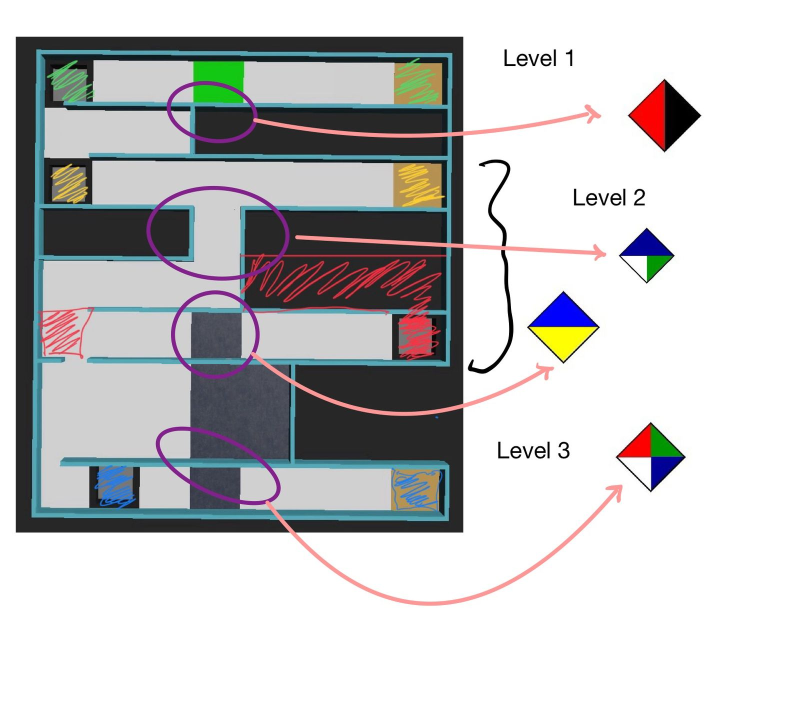
#> input picture Technical challenge/Victim_Map.jpg, 1600 x 1442 px (shown at 1/2 size); its folder holds only this picture in this run
$ python -i bot_controller_v2.py   (imports and definitions only)
#> lines starting #> are read from the running program, lines starting #| are printed output that depends on the picture
from collections import deque
from controller import Robot
import math
import numpy as np
import cv2 as cv
import struct
import random

# region globals

RED_THRESHOLD = 30  # The threshold for the red color in the image
TILE_WIDTH = 12 # the width of the tile in cm
BLACK_THRESHOLD = 60 # The threshold for the black color in the image (holes)

timestep = 32
max_velocity = 6.28
# [1 line that did not run here, left out]

# Define the wheels
# [1 line that did not run here, left out]
# [1 line that did not run here, left out]

# Set the wheels to have infinite rotation
# [2 lines not run here, left out]

# initialise the sensors
# [1 line that did not run here, left out]
# [1 line that did not run here, left out]
# [1 line that did not run here, left out]
# [1 line that did not run here, left out]
# [1 line that did not run here, left out]
# [1 line that did not run here, left out]
# [1 line that did not run here, left out]

# enable the sensors
# [6 lines not run here, left out]

gps_readings = [0, 0, 0]
compass_value = 0
color_sensor_values = [0, 0, 0]
lidar_values = []
lidar_front = False
lidar_back = False
lidar_right = False
lidar_left = False

scanned_signs = []

img_right = None
img_left = None

curr_area = 1

total_time_passed = 0

# endregion

# region sensor_data

# a function to add the gps readings to the gps_readings list
# [90 lines left out: functions get_gps_readings, get_compass_value, get_camera_image, get_colour_sensor_value, get_lidar_values, get_all_sesnor_values and 1 more, not called in this run]
            # print(lidar_values[2][3])
            # print(lidar_values[2][370])

current_area_number = 1
mp = {} #stores color el tile dy
color_done={}
area_done={}
#dont call this one
# [33 lines left out: functions Color_tile, get_area, not called in this run]
target_color = 0

curr_area = 1

# [135 lines left out: functions get_color_sensor_color, change_area, turn_90, not called in this run]

def stop(duration):
    # we call robot.step but with wheel velocities set to 0
    # the simulation will keep running but the robot will stop

    stop = duration
    while robot.step(timestep) != -1:
        # keep looping until 5000ms pass then break the loop
        wheel1.setVelocity(0)
        wheel2.setVelocity(0)
        stop -= timestep
        if stop <= 0:
            break

# [1 line that did not run here, left out]

# [130 lines left out: functions move_one_tile, should_scan, report, not called in this run]


def detect(img):
    print("-----------------detecting sign-------------------------------")

    # [9 lines of commented-out code are left out]
    stop(2500)

    sign_type = detect_F_O(img)

    # if no red then it might be a letter
    print("_____________ SHAPE: ___________________ :", detect_shape(img));
    # FIXME:
    if sign_type == 'N':
        sign_type = detect_letters_old(img)
        # sign_type, bottom = detect_letters(img)

    # if it's not a letter then it must be P or C
    if sign_type == 'N':
        sign_type = detect_P_C(img)

    if sign_type != 'N':
        report(sign_type);
        print("-------------------------------------sign type: ", sign_type)

    # need to stop the robot for some time to detect the sign
    return

# [371 lines left out: functions detect_victims, detect_shape, detect_F_O, detect_P_C, detect_letters2, detect_letters_old and 2 more, not called in this run]

# endregion

# region movement_2

def navigate():
    global counter

# [7 lines left out: function print_info, not called in this run]


coords = set()

# [6 lines left out: function current_coords, not called in this run]

def save_coords(x, y):
    global coords
    coords.add((x, y))

# [45 lines left out: functions passed, get_next_coords, not called in this run]

MAP_CONSTANT = 50 # Add 50 to idx to make them +ve

max_x = 1 + MAP_CONSTANT
max_y = 1 + MAP_CONSTANT
min_x = 0 + MAP_CONSTANT
min_y = 0 + MAP_CONSTANT


class Tile:
    def __init__(self, type, n, s, e, w):
        self.type = type
        self.n = n
        self.s = s
        self.e = e
        self.w = w

    def N(self):
        return self.n

    def S(self):
        return self.s

    def E(self):
        return self.e

    def W(self):
        return self.w

    def Type(self):
        return self.type

grid = [[Tile('-1', False, False, False, False) for _ in range(300)] for _ in range(300)]

# [15 lines left out: function has_explored_most_of_the_map, not called in this run]


old_x, old_y = None, None
# Zeyad was here
# [128 lines left out: function move2, not called in this run]

def detect_current_area():
    global curr_area
    get_colour_sensor_value()

# [177 lines left out: functions move, get_new_direction, get_directions_to_unvisited_tile, get_directions_to_unvisited_tile2, get_grid_coords, not called in this run]

visited = set()

# [343 lines left out: functions get_directions_to_unvisited_tile3, move_to_nearest_unvisited_tile_dfs, move_to_nearest_unvisited_tile_dfs2, move_to_nearest_unvisited_tile, move_to_nearest_unvisited_tile_dfs_enhanced, not called in this run]

tile_visit_counts = {}  # Dictionary to track visit count for each tile

# [256 lines left out: functions save_coords, move3, move4, not called in this run]
# [20 lines of commented-out code are left out]

start = True

# [60 lines left out: function add_to_map, not called in this run]


map = None
# [77 lines left out: functions create_new_map, submit_map, not called in this run]

# endregion

# region main

startt = True
# [30 lines not run here, left out]

navigate()

# endregion

>>> import cv2
>>> picture = cv2.imread('../Technical challenge/Victim_Map.jpg', cv2.IMREAD_GRAYSCALE)
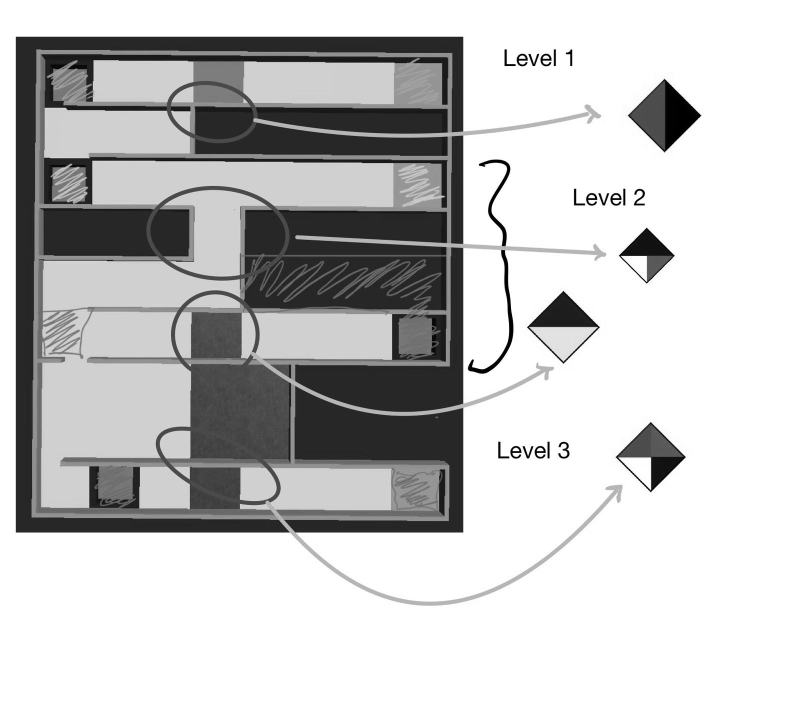
#> picture: shape (1442, 1600) (shown at 1/2 size); min 0, max 255, mean 198.5
>>> result = detect(picture)
#> (the run stopped early here; a loop or call above may not have finished)
